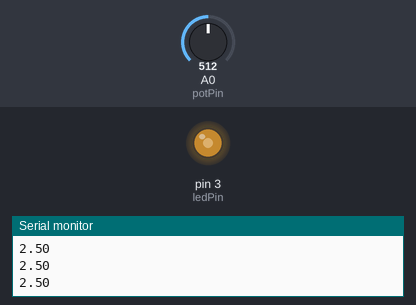
A sketch run on a simulated Arduino Uno, built with avr-gcc and run on an emulated ATmega328P. Parts: output pins drawn as LEDs (lit = HIGH), the last lines printed to the serial monitor. The inputs (shaded band) are chosen by the test bench; at power-on: A0 (potPin) = 512.

Above: at 1.2 s.
1.3 s: A0 (potPin) set to 716
At 2.5 s:
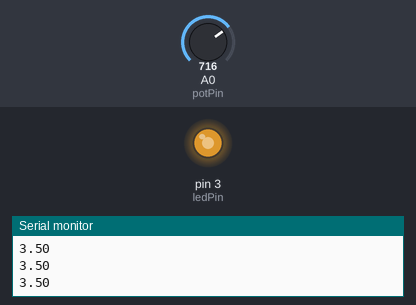
2.8 s: A0 (potPin) set to 900
At 4.0 s:
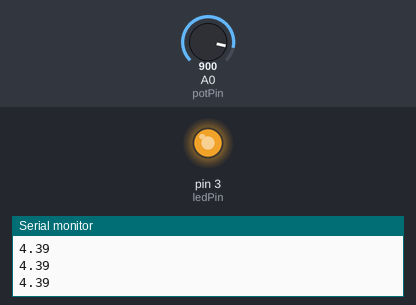
4.3 s: A0 (potPin) set to 122
At 5.5 s:
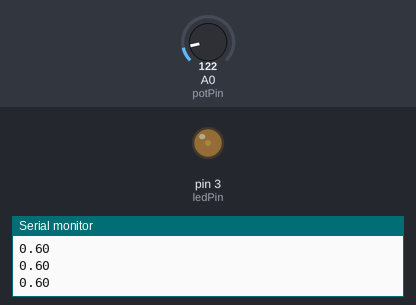
5.8 s: A0 (potPin) set to 0
At 7.0 s:
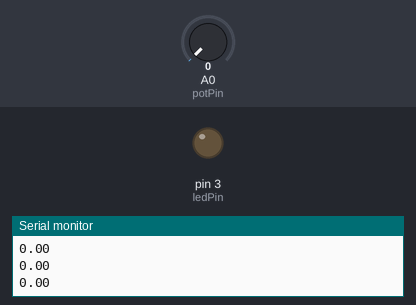
7.3 s: A0 (potPin) set to 511
At 8.4 s:
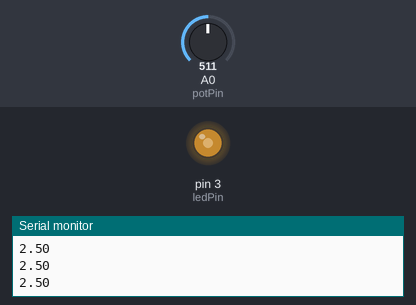
Timing chart, 0 to 9.8 s (numbered marks = the images above; inputs shaded):
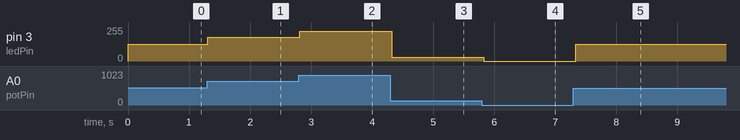

Measured:
- after the input at 1.3 s, pin 3 (ledPin): 127/255 → 178/255 at once
- after the input at 2.8 s, pin 3 (ledPin): 178/255 → 224/255 at once
- after the input at 4.3 s, pin 3 (ledPin): 224/255 → 30/255 at once
- after the input at 5.8 s, pin 3 (ledPin): 30/255 → 0/255 at once
- after the input at 7.3 s, pin 3 (ledPin): 0/255 → 127/255 at once

The sketch:

10-potantiometer.ino
```cpp
#define potPin A0
#define ledPin 3

int val = 0;
int brightness;
double volt = 0;

void setup() {

  pinMode(ledPin, OUTPUT);

  Serial.begin(9600);
  Serial.println("Sistem başlatıldı");

}

void loop() {

  val = analogRead(potPin);
  volt = 5.0/1024*val;
  brightness = map(val, 0, 1023, 0, 255);

  Serial.println(volt);
  analogWrite(ledPin, brightness);
  delay(100);

}
```
